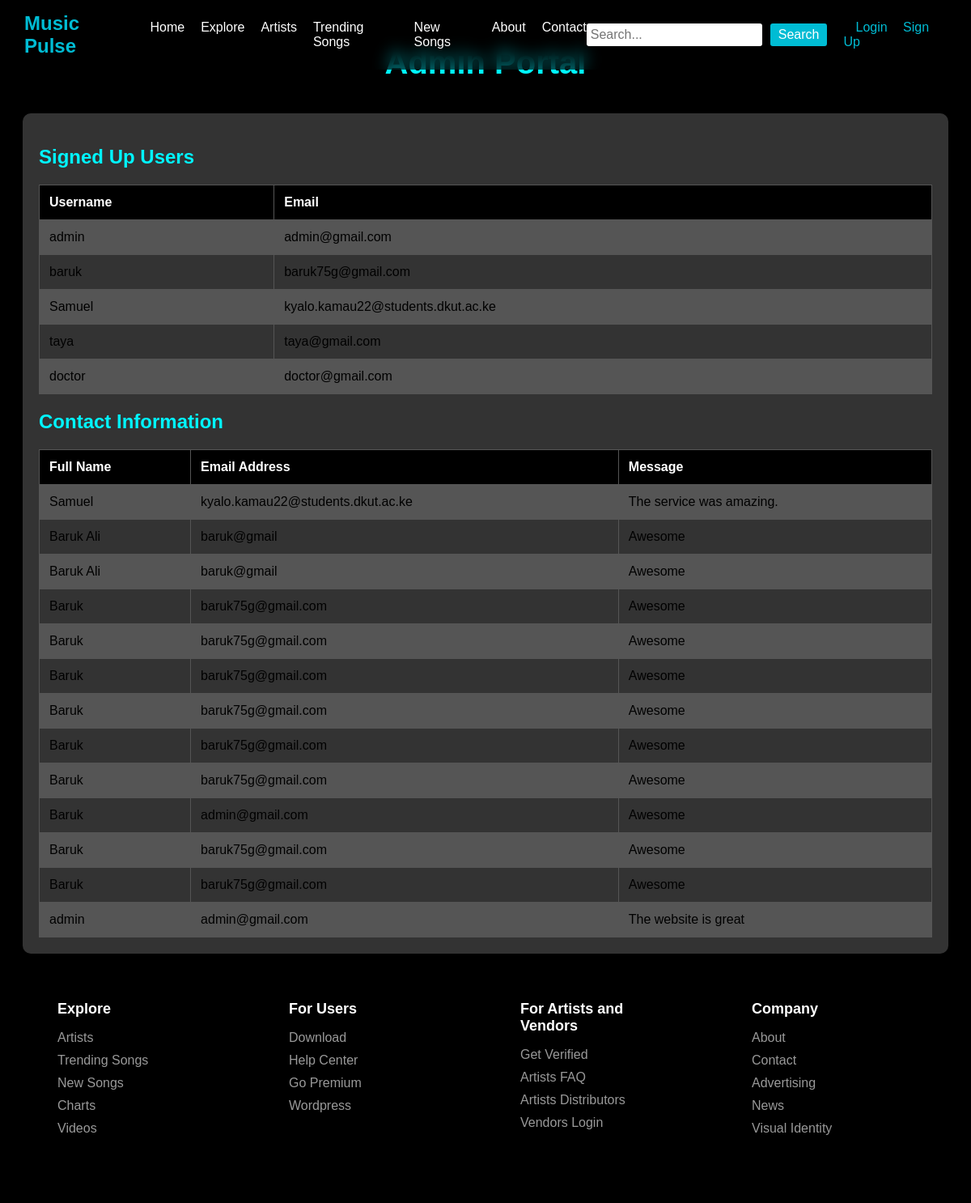
The page /admin/page on the database as committed earlier.
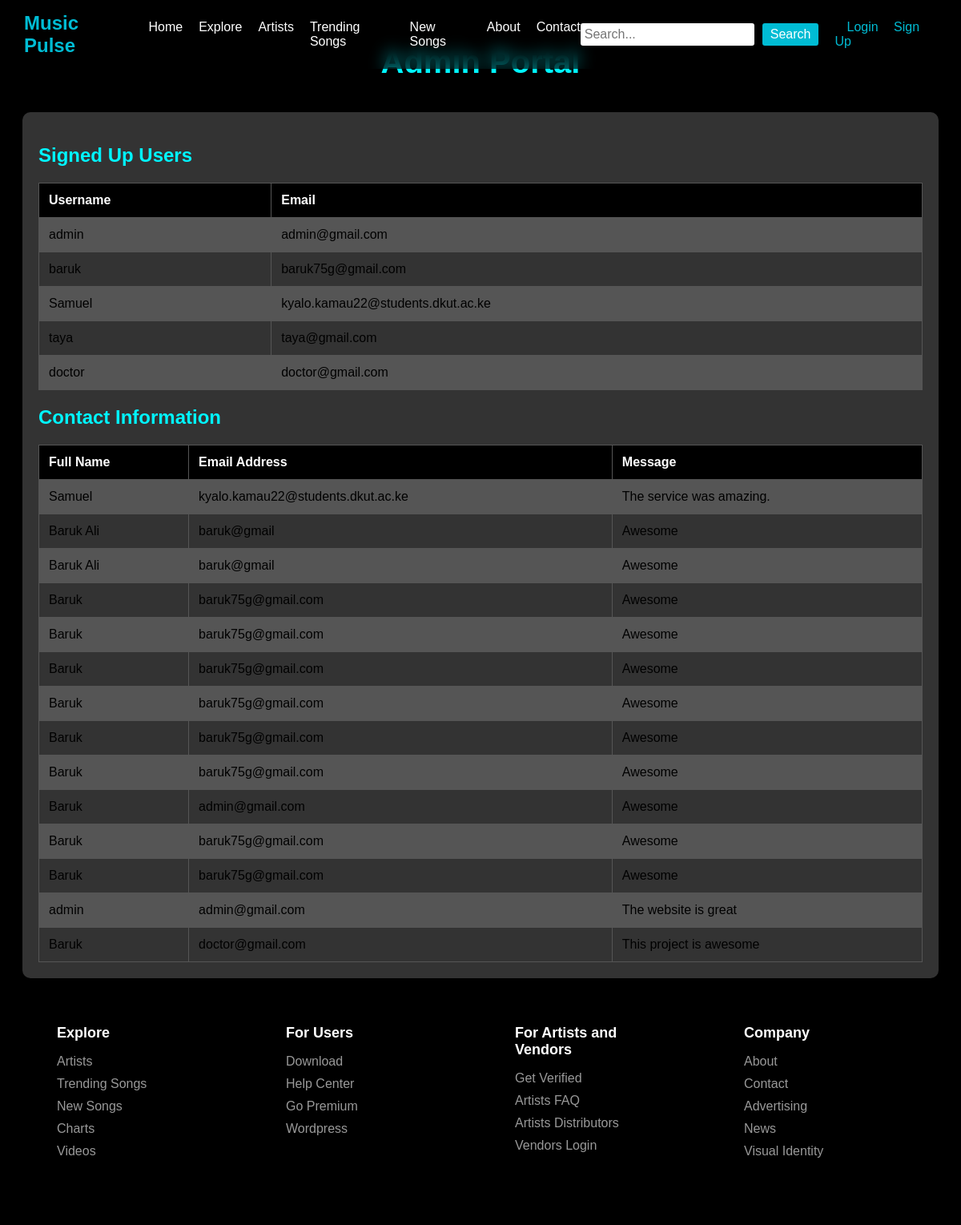
The same page on the database as committed later.
### db/models.py (models this page shows, shortened)
class User(db.Model):
    id = db.Column(db.Integer, primary_key=True)
    username = db.Column(db.String(20), unique=True, nullable=False)
    email = db.Column(db.String(120), unique=True, nullable=False)
    password = db.Column(db.String(60), nullable=False)

class Contact (db.Model):
    id = db.Column(db.Integer, primary_key=True)
    name = db.Column(db.String(100), nullable=False)
    email = db.Column(db.String(120), nullable=False)
    message = db.Column(db.String(1000), nullable=False)

### routes.py (the view)
@app.route('/admin/page', methods=['GET', 'POST'])
def admin():
    context = {}
    users = User.query.all()
    contacts = Contact.query.all()
    contact_list = []
    for cont in contacts:
        contact_info = {
            'name': cont.name,
            'email': cont.email,
            'message': cont.message,
        }
        contact_list.append(contact_info)
    users_dict = {user.username: user.email for user in users}
    context['users'] = users_dict
    context['contacts'] = contact_list
    return render_template('admin.html', **context)

### templates/admin.html (shortened to what this page needs)
<!DOCTYPE html>
<html lang="en">
<head>
    <link rel="stylesheet" href="{{ url_for('static', filename='/css/admin.css') }}">
</head>
<body>
    <nav class="navbar">
        <a href="#" class="logo">Music Pulse</a>
        <ul class="nav-links">
          <li><a href="{{ url_for('landingpage') }}">Home</a></li>
          <li><a href="{{ url_for('landingpage') }}">Explore</a></li>
          <li><a href="{{ url_for('landingpage') }}">Artists</a></li>
          <li><a href="{{ url_for('landingpage') }}">Trending Songs</a></li>
          <li><a href="{{ url_for('landingpage') }}">New Songs</a></li>
          <li><a href="{{ url_for('about') }}">About</a></li>
          <li><a href="{{ url_for('contact') }}">Contact</a></li>
        </ul>
        <div class="search-box">
          <input type="text" placeholder="Search...">
          <button>Search</button>
        </div>
        <div class="auth-buttons">
          <a href="{{ url_for('login') }}"">Login</a>
          <a href="{{ url_for('signUp') }}"">Sign Up</a>
        </div>
      </nav>
<div class="container">
    <h1>Admin Portal</h1>
<div class="PulseUserInfo">
    <h2>Signed Up Users</h2>
    <table>
        <tr id="user">
            <th>Username</th>
            <th>Email</th>
        </tr>
        {% for name, email in users.items() %}
        <tr>
            <td>{{ name }}</td>
            <td>{{ email }}</td>
        </tr>
        {% endfor %}
    </table>
   <h2>Contact Information</h2>
    <table>
        <tr>
            <th>Full Name</th>
            <th>Email Address</th>
            <th>Message</th>
        </tr>
        {% for contact in contacts %}
        <tr>
            <td>{{ contact.name }}</td>
            <td>{{ contact.email }}</td>
            <td>{{ contact.message }}</td>
        </tr>
        {% endfor %}
    </table>
</div>
</div>
<div class="footer">
    <div class="footer-column">
        <h3>Explore</h3>
        <ul>
            <li><a href="{{ url_for('landingpage') }}">Artists</a></li>
            <li><a href="{{ url_for('landingpage') }}">Trending Songs</a></li>
            <li><a href="{{ url_for('landingpage') }}">New Songs</a></li>
            <li><a href="#">Charts</a></li>
            <li><a href="#">Videos</a></li>
        </ul>
    </div>
    <div class="footer-column">
        <h3>For Users</h3>
        <ul>
            <li><a href="#">Download</a></li>
            <li><a href="{{ url_for('contact') }}">Help Center</a></li>
            <li><a href="#">Go Premium</a></li>
            <li><a href="#">Wordpress</a></li>
        </ul>
    </div>
    <div class="footer-column">
        <h3>For Artists and Vendors</h3>
        <ul>
            <li><a href="#">Get Verified</a></li>
            <li><a href="#">Artists FAQ</a></li>
            <li><a href="#">Artists Distributors</a></li>
            <li><a href="#">Vendors Login</a></li>
        </ul>
    </div>
    <div class="footer-column">
        <h3>Company</h3>
        <ul>
            <li class="nav-item"><a href="{{ url_for('about') }}">About</a></li>
            <li class="nav-item"><a href="{{ url_for('contact') }}">Contact</a></li>
            <li><a href="#">Advertising</a></li>
            <li><a href="#">News</a></li>
            <li><a href="#">Visual Identity</a></li>
        </ul>
    </div>
</div>
</body>
</html>

### static/css/admin.css (style rules this page uses)
.navbar { display: flex; justify-content: space-between; align-items: center; padding: 15px 30px; position: fixed; top: 0; left: 0; right: 0; z-index: 1000; background: rgba(0, 0, 0, 0.5); backdrop-filter: blur(10px); }
.navbar .logo { font-size: 24px; font-weight: bold; color: #00bcd4; text-decoration: none; }
.navbar .nav-links { display: flex; list-style-type: none; margin: 0; padding: 0; }
.navbar .nav-links li { margin-left: 20px; }
.navbar .nav-links li a { color: white; text-decoration: none; font-size: 16px; transition: color 0.3s; }
.navbar .search-box { display: flex; align-items: center; }
.navbar .search-box input[type="text"] { padding: 5px; font-size: 16px; border: none; border-radius: 3px; }
.navbar .search-box button { margin-left: 10px; padding: 5px 10px; font-size: 16px; background-color: #00bcd4; color: white; border: none; border-radius: 3px; cursor: pointer; transition: background-color 0.3s; }
.navbar .auth-buttons { margin-left: 20px; }
.navbar .auth-buttons a { margin-left: 15px; color: #00bcd4; text-decoration: none; font-size: 16px; }
body { font-family: Arial, sans-serif; background-color: #000; color: #000; padding: 20px; }
.container { background-color: #000; }
.container h1 { font-size: 2.5rem; color: #00f5ff; text-align: center; margin-bottom: 20px; }
.PulseUserInfo { margin-top: 40px; padding: 20px; background-color: #333; border-radius: 10px; box-shadow: 0 2px 10px rgba(0, 0, 0, 0.1); }
.PulseUserInfo h2 { font-size: 1.5rem; color: #00f5ff; margin-bottom: 10px; }
table { width: 100%; border-collapse: collapse; margin-top: 20px; }
table th, table td { padding: 12px; text-align: left; border: 1px solid #555; }
table th { background-color: #000; color: white; font-weight: bold; }
table tr:nth-child(even) { background-color: #555; }
.footer { display: flex; justify-content: space-around; background-color: #000; padding: 40px 0; }
.footer-column { flex: 1; max-width: 200px; padding: 0 20px; }
.footer-column h3 { font-size: 18px; margin-bottom: 15px; color: #fff; }
.footer-column ul { list-style-type: none; padding: 0; }
.footer-column ul li { margin-bottom: 10px; }
.footer-column ul li a { text-decoration: none; color: #999; font-size: 16px; }

Rows that differ between the two databases and show on the page:
added Contact: name "Baruk", email "doctor@gmail.com", message "This project is awesome"
